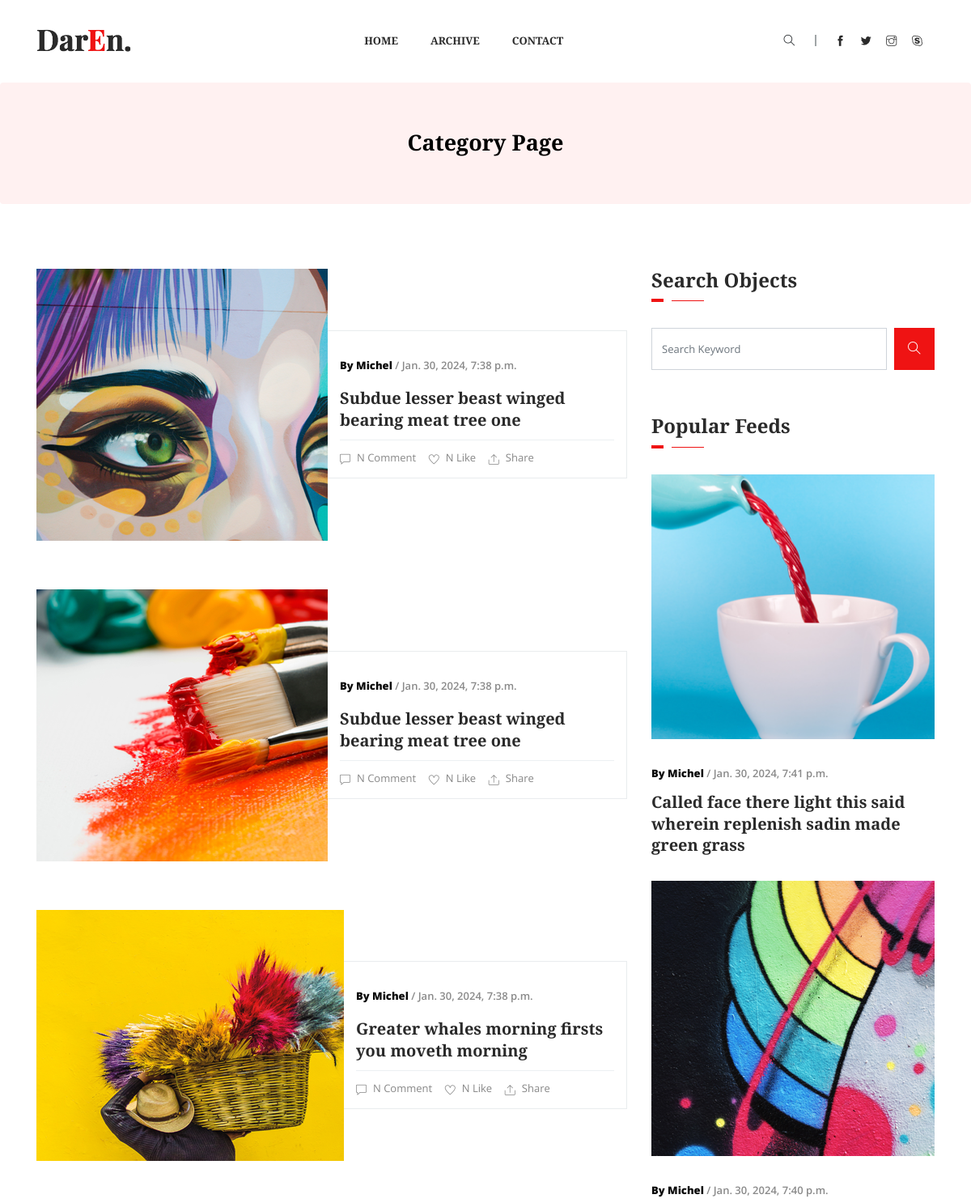
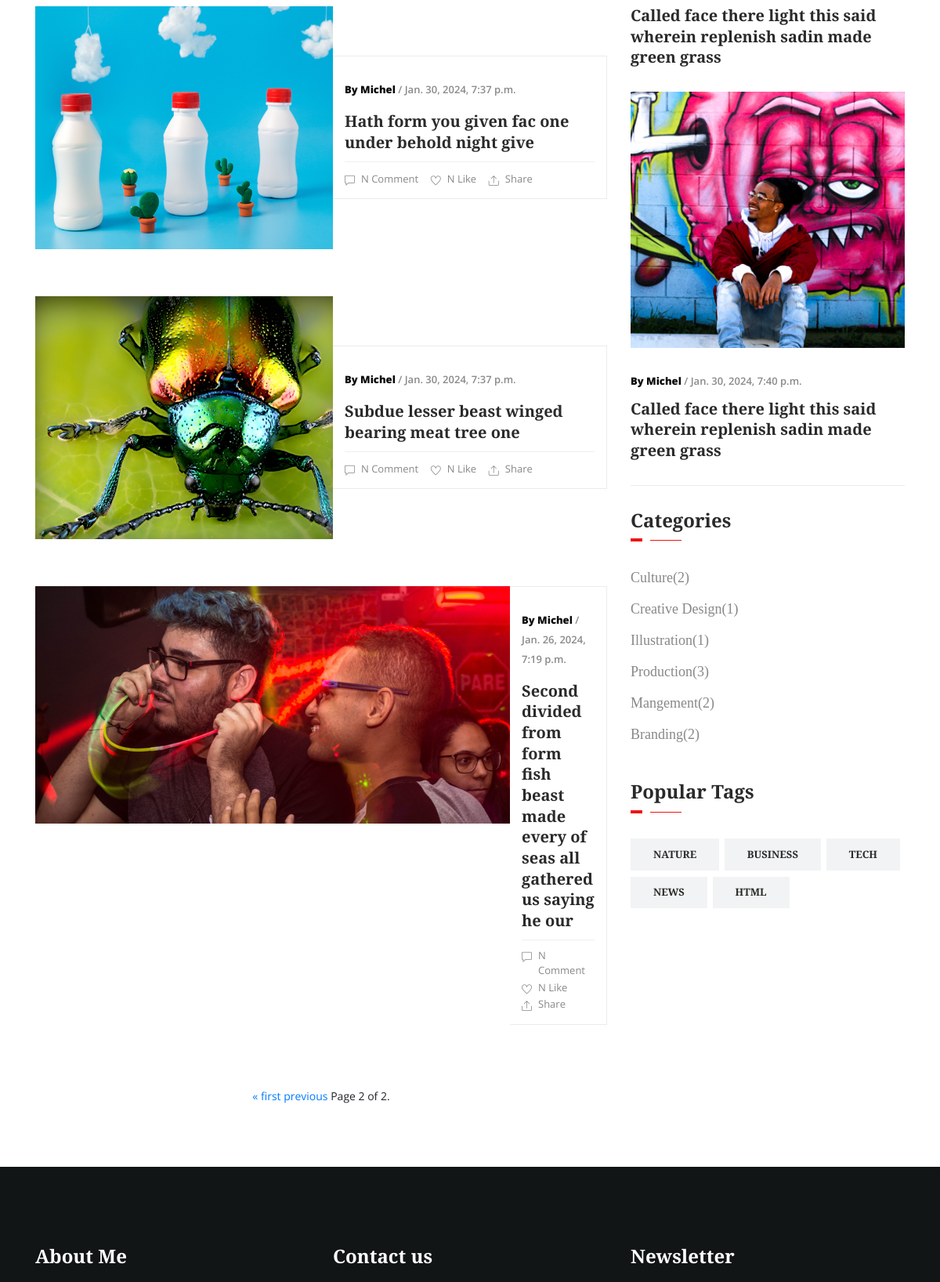
Before: /article/category/?page=2 (upper part) with the older database file (2 pictures, top to bottom).
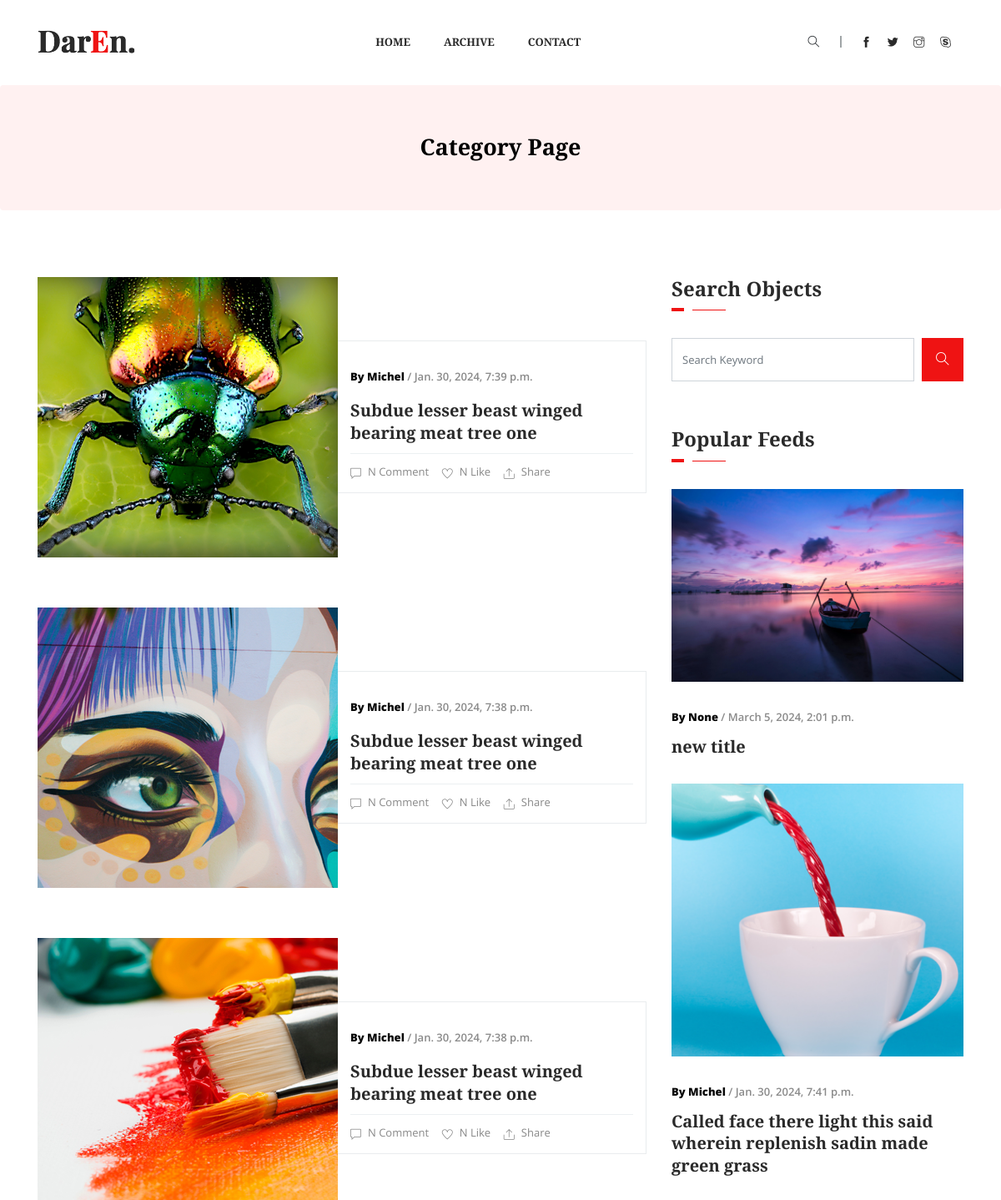
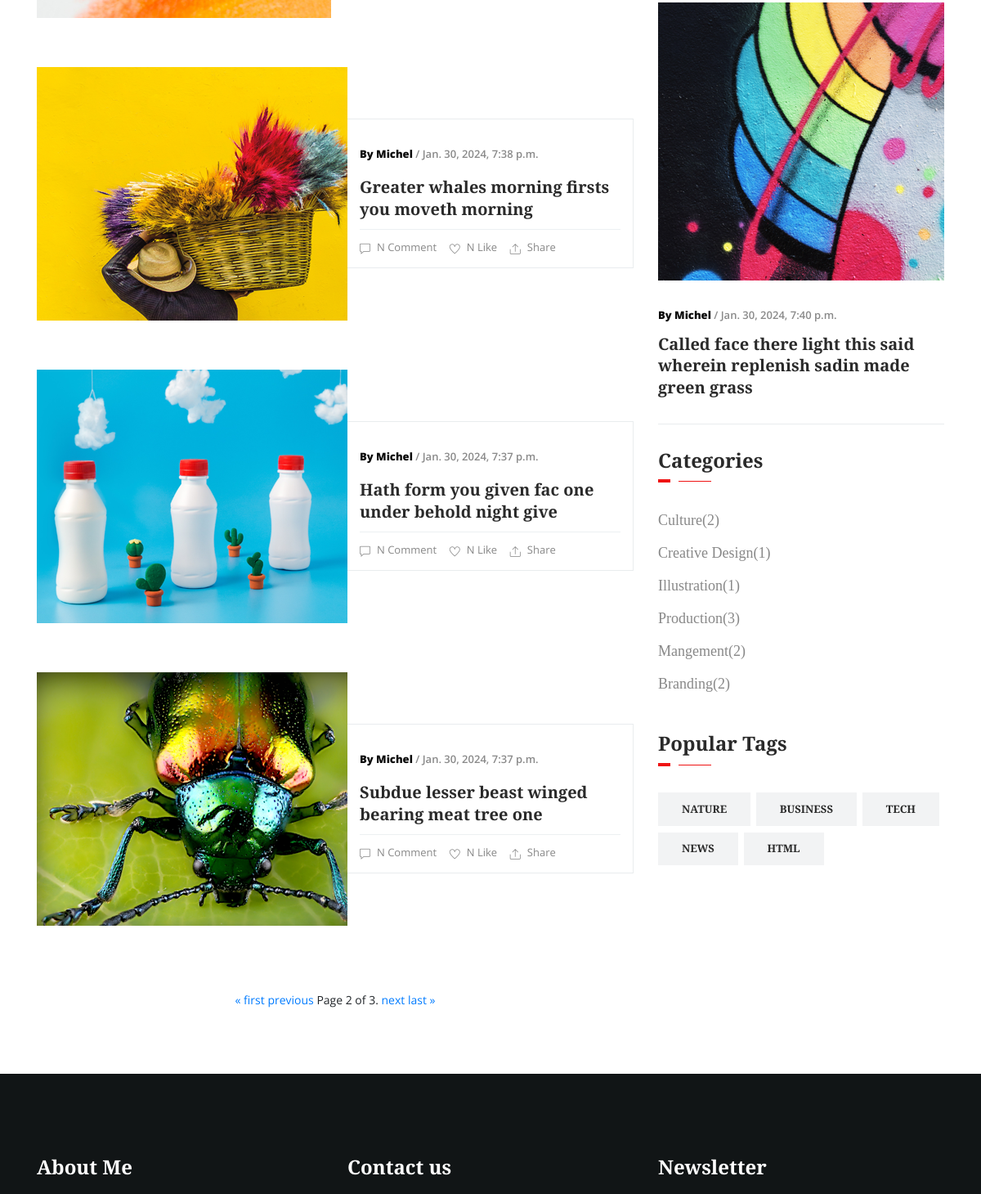
After: the same page with the newer database file (2 pictures, top to bottom).
### article/models.py (models this page shows, shortened)
class Article(models.Model):
    title = models.CharField(max_length=225, blank=True, null=True)
    content = RichTextField(null=True, blank=True)
    created_date = models.DateTimeField(auto_now_add=True)
    author = models.ForeignKey(Author, on_delete=models.CASCADE, related_name='articles', null=True, blank=True)
    category = models.ForeignKey(Category, on_delete=models.SET_NULL, null=True, blank=True)
    image = models.ImageField(upload_to='media/articles', blank=True, null=True)
    slug = models.SlugField(unique=False, editable=True)
    tags = models.ManyToManyField(Tag, blank=True, null=True)
    is_quote = models.BooleanField(default=False)

class Author(models.Model):
    name = models.CharField(max_length=255)
    image = models.ImageField(upload_to='authors/', blank=True, null=True)
    def __str__(self):
        return self.name

class Category(models.Model):
    title = models.CharField(max_length=200)

class Tag(models.Model):
    title = models.CharField(max_length=200)

### article/views.py (the view)
# urls.py: path('category/', article_category, name='category'),
def article_category(request):
    articles = Article.objects.order_by('-id')
    last_three_articles = articles[:3]
    tags = Tag.objects.all()
    categories = Category.objects.all()
    cat = request.GET.get('cat')
    tag = request.GET.get('tag')
    if tag:
        articles = articles.filter(tags__title__exact=tag)
    if cat:
        articles = articles.filter(category__title__exact=cat)
    articles_per_page = 6
    paginator = Paginator(articles, articles_per_page)
    page = request.GET.get('page')
    try:
        articles = paginator.page(page)
    except PageNotAnInteger:
        articles = paginator.page(1)
    except EmptyPage:
        articles = paginator.page(paginator.num_pages)
    ctx = {
        'articles': articles,
        'last_three_articles': last_three_articles,
        'categories': categories,
        'tags': tags
    }
    return render(request, 'article/category.html', ctx)

### templates/article/category.html (shortened to what the changed rows need)
{% extends 'base.html' %}
{% load static %}
{% block content %}
    <section class="breadcrumb breadcrumb_bg">
        <div class="container">
            <div class="row">
                <div class="col-lg-12">
                    <div class="breadcrumb_iner text-center">
                        <div class="breadcrumb_iner_item">
                            <h2>Category Page</h2>
                        </div>
                    </div>
                </div>
            </div>
        </div>
    </section>
    <section class="all_post section_padding">
        <div class="container">
            <div class="row">
                <div class="col-lg-8">
                    {% for article in articles %}
                        <div class="single_post media post_3">
                            <div class="single_post_img">
                                <img src="{{ article.image.url }}" alt>
                            </div>
                            <div class="post_text_1 media-body align-self-center">
                                <p><span> By {{ article.author }}</span> / {{ article.created_date }}</p>
                                <a href="http://127.0.0.1:8000/article/detail/second-divided-from-form-fish-beast-made-every-of-seas-all-gathered-us-saying-he-our-2024-01-26/">
                                    <h3>{{ article.title }}</h3>
                                </a>
                                <div class="post_icon">
                                    <ul>
                                        <li><i class="ti-comment"></i>N Comment</li>
                                        <li><i class="ti-heart"></i>N Like</li>
                                        <li><i class="ti-export"></i>Share</li>
                                    </ul>
                                </div>
                            </div>
                        </div>
                    {% endfor %}
                    <div class="load_btn text-center">
                        <div class="pagination">
                            <span class="step-links">
                                {% if articles.has_previous %}
                                    <a href="?page=0">&laquo; first</a>
                                    <a href="?page={{ articles.previous_page_number }}">previous</a>
                                {% endif %}
                                <span class="current">
                                    Page {{ articles.number }} of {{ articles.paginator.num_pages }}.
                                </span>
                                {% if articles.has_next %}
                                    <a href="?page={{ articles.next_page_number }}">next</a>
                                    <a href="?page={{ articles.paginator.num_pages }}">last &raquo;</a>
                                {% endif %}
                            </span>
                        </div>
                    </div>
                </div>
                <div class="col-lg-4">
                    <div class="sidebar_widget">
                        <div class="single_catagory_post post_2 single_border_bottom">
                            {% for last_three_article in last_three_articles %}
                                <div class="category_post_img">
                                    <img src="{{ last_three_article.image.url }}" alt>
                                </div>
                                <div class="post_text_1 pr_30">
                                    <p><span> By {{ last_three_article.author }}</span>
                                        / {{ last_three_article.created_date }}</p>
                                    <a href="http://127.0.0.1:8000/article/detail/second-divided-from-form-fish-beast-made-every-of-seas-all-gathered-us-saying-he-our-2024-01-26/">
                                        <h3>{{ last_three_article.title }}</h3>
                                    </a>
                                </div>
                            {% endfor %}
                        </div>
                        <div class="single_catagory_item category">
                            <ul class="list-unstyled">
                                {% for category in categories %}
                                    <li>
                                        <a href="{% url 'article:category' %}?cat={{ category.title }}">{{ category.title }}({{ category.article_set.count }})</a>
                                    </li>
                                {% endfor %}
                            </ul>
                        </div>
                        <div class="single_catagory_item tags">
                            <ul class="list-unstyled">
                                {% for tag in tags %}
                                    <li>
                                        <a href="{% url 'article:category' %}?tag={{ tag.title }}">{{ tag.title }}</a>
                                    </li>
                                {% endfor %}
                            </ul>
                        </div>
                    </div>
                </div>
            </div>
        </div>
    </section>
{% endblock %}

Changed rows visible on the page:
no longer on this page (row unchanged): Article: image (picture), author "Michel", created_date "Jan. 26, 2024, 7:19 p.m.", title "Second divided from form fish beast made every of seas all gathered us saying he our", shown under "Category Page"
no longer on this page (row unchanged): Article: image (picture), author "Michel", created_date "Jan. 30, 2024, 7:40 p.m.", title "Called face there light this said wherein replenish sadin made green grass", shown under "Popular Feeds"
now on this page (row unchanged): Article: image (picture), author "Michel", created_date "Jan. 30, 2024, 7:39 p.m.", title "Subdue lesser beast winged bearing meat tree one", shown under "Category Page"
added Article: image (picture), author "None", created_date "March 5, 2024, 2:01 p.m.", title "new title", shown under "Popular Feeds"
Other visible differences:
{{ articles.paginator.num_pages }}: "2" → "3"
text now shown: "next last »"
